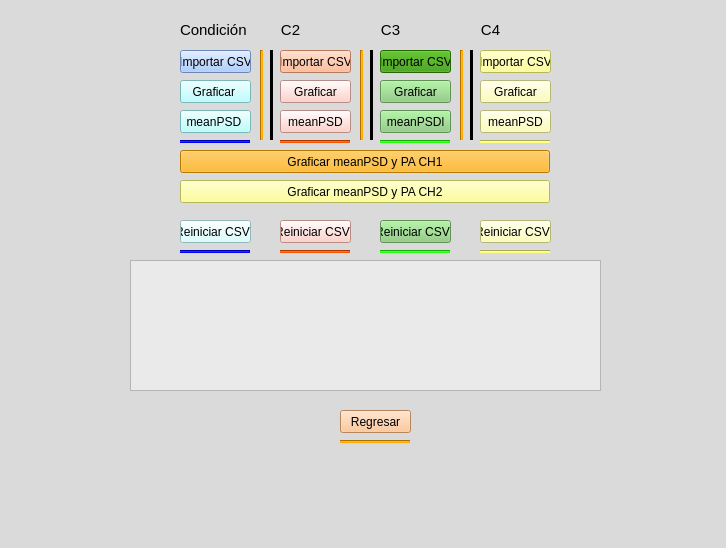
<?xml version="1.0" encoding="UTF-8"?>
<ui version="4.0">
 <class>cuatro</class>
 <widget class="QMainWindow" name="cuatro">
  <property name="geometry">
   <rect>
    <x>0</x>
    <y>0</y>
    <width>726</width>
    <height>548</height>
   </rect>
  </property>
  <property name="windowTitle">
   <string>MainWindow</string>
  </property>
  <property name="styleSheet">
   <string notr="true">background-color: rgb(218, 218, 218);</string>
  </property>
  <widget class="QWidget" name="centralwidget">
   <widget class="Line" name="line_17">
    <property name="geometry">
     <rect>
      <x>470</x>
      <y>50</y>
      <width>3</width>
      <height>90</height>
     </rect>
    </property>
    <property name="styleSheet">
     <string notr="true">background-color: rgb(0, 0, 0);</string>
    </property>
    <property name="orientation">
     <enum>Qt::Vertical</enum>
    </property>
   </widget>
   <widget class="Line" name="line_4">
    <property name="geometry">
     <rect>
      <x>180</x>
      <y>250</y>
      <width>70</width>
      <height>3</height>
     </rect>
    </property>
    <property name="styleSheet">
     <string notr="true">background-color: rgb(0, 0, 255);</string>
    </property>
    <property name="orientation">
     <enum>Qt::Horizontal</enum>
    </property>
   </widget>
   <widget class="QLabel" name="label">
    <property name="geometry">
     <rect>
      <x>180</x>
      <y>20</y>
      <width>71</width>
      <height>20</height>
     </rect>
    </property>
    <property name="text">
     <string>&lt;html&gt;&lt;head/&gt;&lt;body&gt;&lt;p align=&quot;center&quot;&gt;&lt;span style=&quot; font-size:11pt;&quot;&gt;Condición 1&lt;/span&gt;&lt;/p&gt;&lt;/body&gt;&lt;/html&gt;</string>
    </property>
   </widget>
   <widget class="Line" name="line_3">
    <property name="geometry">
     <rect>
      <x>380</x>
      <y>140</y>
      <width>70</width>
      <height>3</height>
     </rect>
    </property>
    <property name="styleSheet">
     <string notr="true">background-color: rgb(36, 255, 12);</string>
    </property>
    <property name="orientation">
     <enum>Qt::Horizontal</enum>
    </property>
   </widget>
   <widget class="QPushButton" name="boton5_3">
    <property name="geometry">
     <rect>
      <x>480</x>
      <y>220</y>
      <width>71</width>
      <height>23</height>
     </rect>
    </property>
    <property name="styleSheet">
     <string notr="true">background-color: rgb(254, 255, 167);</string>
    </property>
    <property name="text">
     <string>Reiniciar CSVs</string>
    </property>
   </widget>
   <widget class="Line" name="line_10">
    <property name="geometry">
     <rect>
      <x>480</x>
      <y>250</y>
      <width>70</width>
      <height>3</height>
     </rect>
    </property>
    <property name="styleSheet">
     <string notr="true">background-color: rgb(255, 255, 127);</string>
    </property>
    <property name="orientation">
     <enum>Qt::Horizontal</enum>
    </property>
   </widget>
   <widget class="QPushButton" name="boton4">
    <property name="geometry">
     <rect>
      <x>380</x>
      <y>50</y>
      <width>71</width>
      <height>23</height>
     </rect>
    </property>
    <property name="styleSheet">
     <string notr="true">background-color: rgb(49, 147, 0);</string>
    </property>
    <property name="text">
     <string>Importar CSV</string>
    </property>
   </widget>
   <widget class="Line" name="line_5">
    <property name="geometry">
     <rect>
      <x>280</x>
      <y>250</y>
      <width>70</width>
      <height>3</height>
     </rect>
    </property>
    <property name="styleSheet">
     <string notr="true">background-color: rgb(255, 85, 0);</string>
    </property>
    <property name="orientation">
     <enum>Qt::Horizontal</enum>
    </property>
   </widget>
   <widget class="Line" name="line_6">
    <property name="geometry">
     <rect>
      <x>380</x>
      <y>250</y>
      <width>70</width>
      <height>3</height>
     </rect>
    </property>
    <property name="styleSheet">
     <string notr="true">background-color: rgb(36, 255, 12);</string>
    </property>
    <property name="orientation">
     <enum>Qt::Horizontal</enum>
    </property>
   </widget>
   <widget class="QPushButton" name="boton1_1">
    <property name="geometry">
     <rect>
      <x>180</x>
      <y>80</y>
      <width>71</width>
      <height>23</height>
     </rect>
    </property>
    <property name="styleSheet">
     <string notr="true">background-color: rgb(170, 255, 255);</string>
    </property>
    <property name="text">
     <string>Graficar </string>
    </property>
   </widget>
   <widget class="Line" name="line">
    <property name="geometry">
     <rect>
      <x>180</x>
      <y>140</y>
      <width>70</width>
      <height>3</height>
     </rect>
    </property>
    <property name="styleSheet">
     <string notr="true">background-color: rgb(0, 0, 255);</string>
    </property>
    <property name="orientation">
     <enum>Qt::Horizontal</enum>
    </property>
   </widget>
   <widget class="QPushButton" name="boton2_1">
    <property name="geometry">
     <rect>
      <x>180</x>
      <y>180</y>
      <width>370</width>
      <height>23</height>
     </rect>
    </property>
    <property name="styleSheet">
     <string notr="true">background-color: rgb(255, 255, 127);</string>
    </property>
    <property name="text">
     <string>Graficar meanPSD y PA CH2</string>
    </property>
   </widget>
   <widget class="QLabel" name="label_2">
    <property name="geometry">
     <rect>
      <x>280</x>
      <y>20</y>
      <width>21</width>
      <height>20</height>
     </rect>
    </property>
    <property name="text">
     <string>&lt;html&gt;&lt;head/&gt;&lt;body&gt;&lt;p align=&quot;center&quot;&gt;&lt;span style=&quot; font-size:11pt;&quot;&gt;C2&lt;/span&gt;&lt;/p&gt;&lt;/body&gt;&lt;/html&gt;</string>
    </property>
   </widget>
   <widget class="QLabel" name="label_8">
    <property name="geometry">
     <rect>
      <x>480</x>
      <y>20</y>
      <width>21</width>
      <height>20</height>
     </rect>
    </property>
    <property name="text">
     <string>&lt;html&gt;&lt;head/&gt;&lt;body&gt;&lt;p align=&quot;center&quot;&gt;&lt;span style=&quot; font-size:11pt;&quot;&gt;C4&lt;/span&gt;&lt;/p&gt;&lt;/body&gt;&lt;/html&gt;</string>
    </property>
   </widget>
   <widget class="QPushButton" name="boton1">
    <property name="geometry">
     <rect>
      <x>180</x>
      <y>50</y>
      <width>71</width>
      <height>23</height>
     </rect>
    </property>
    <property name="styleSheet">
     <string notr="true">background-color: rgb(151, 191, 255);</string>
    </property>
    <property name="text">
     <string>Importar CSV</string>
    </property>
   </widget>
   <widget class="QLabel" name="label_3">
    <property name="geometry">
     <rect>
      <x>380</x>
      <y>20</y>
      <width>21</width>
      <height>20</height>
     </rect>
    </property>
    <property name="text">
     <string>&lt;html&gt;&lt;head/&gt;&lt;body&gt;&lt;p align=&quot;center&quot;&gt;&lt;span style=&quot; font-size:11pt;&quot;&gt;C3&lt;/span&gt;&lt;/p&gt;&lt;/body&gt;&lt;/html&gt;</string>
    </property>
   </widget>
   <widget class="Line" name="line_11">
    <property name="geometry">
     <rect>
      <x>460</x>
      <y>50</y>
      <width>3</width>
      <height>90</height>
     </rect>
    </property>
    <property name="styleSheet">
     <string notr="true">background-color: rgb(255, 170, 0);</string>
    </property>
    <property name="orientation">
     <enum>Qt::Vertical</enum>
    </property>
   </widget>
   <widget class="QPushButton" name="boton4_3">
    <property name="geometry">
     <rect>
      <x>380</x>
      <y>220</y>
      <width>71</width>
      <height>23</height>
     </rect>
    </property>
    <property name="styleSheet">
     <string notr="true">background-color: rgb(133, 203, 120);</string>
    </property>
    <property name="text">
     <string>Reiniciar CSVs</string>
    </property>
   </widget>
   <widget class="QPushButton" name="boton1_3">
    <property name="geometry">
     <rect>
      <x>180</x>
      <y>220</y>
      <width>71</width>
      <height>23</height>
     </rect>
    </property>
    <property name="styleSheet">
     <string notr="true">background-color: rgb(208, 255, 255);</string>
    </property>
    <property name="text">
     <string>Reiniciar CSVs</string>
    </property>
   </widget>
   <widget class="Line" name="line_12">
    <property name="geometry">
     <rect>
      <x>260</x>
      <y>50</y>
      <width>3</width>
      <height>90</height>
     </rect>
    </property>
    <property name="styleSheet">
     <string notr="true">background-color: rgb(255, 170, 0);</string>
    </property>
    <property name="orientation">
     <enum>Qt::Vertical</enum>
    </property>
   </widget>
   <widget class="QPushButton" name="boton5_1">
    <property name="geometry">
     <rect>
      <x>480</x>
      <y>80</y>
      <width>71</width>
      <height>23</height>
     </rect>
    </property>
    <property name="styleSheet">
     <string notr="true">background-color: rgb(254, 255, 167);</string>
    </property>
    <property name="text">
     <string>Graficar</string>
    </property>
   </widget>
   <widget class="QPushButton" name="boton3_3">
    <property name="geometry">
     <rect>
      <x>280</x>
      <y>220</y>
      <width>71</width>
      <height>23</height>
     </rect>
    </property>
    <property name="styleSheet">
     <string notr="true">background-color: rgb(255, 197, 187);</string>
    </property>
    <property name="text">
     <string>Reiniciar CSVs</string>
    </property>
   </widget>
   <widget class="Line" name="line_13">
    <property name="geometry">
     <rect>
      <x>270</x>
      <y>50</y>
      <width>3</width>
      <height>90</height>
     </rect>
    </property>
    <property name="styleSheet">
     <string notr="true">background-color: rgb(0, 0, 0);</string>
    </property>
    <property name="orientation">
     <enum>Qt::Vertical</enum>
    </property>
   </widget>
   <widget class="QPushButton" name="boton3_2">
    <property name="geometry">
     <rect>
      <x>280</x>
      <y>110</y>
      <width>71</width>
      <height>23</height>
     </rect>
    </property>
    <property name="styleSheet">
     <string notr="true">background-color: rgb(255, 197, 187);</string>
    </property>
    <property name="text">
     <string>meanPSD</string>
    </property>
   </widget>
   <widget class="QPushButton" name="boton1_2">
    <property name="geometry">
     <rect>
      <x>180</x>
      <y>110</y>
      <width>71</width>
      <height>23</height>
     </rect>
    </property>
    <property name="styleSheet">
     <string notr="true">background-color: rgb(170, 255, 255);</string>
    </property>
    <property name="text">
     <string>meanPSD </string>
    </property>
   </widget>
   <widget class="Line" name="line_2">
    <property name="geometry">
     <rect>
      <x>280</x>
      <y>140</y>
      <width>70</width>
      <height>3</height>
     </rect>
    </property>
    <property name="styleSheet">
     <string notr="true">background-color: rgb(255, 85, 0);</string>
    </property>
    <property name="orientation">
     <enum>Qt::Horizontal</enum>
    </property>
   </widget>
   <widget class="Line" name="line_15">
    <property name="geometry">
     <rect>
      <x>370</x>
      <y>50</y>
      <width>3</width>
      <height>90</height>
     </rect>
    </property>
    <property name="styleSheet">
     <string notr="true">background-color: rgb(0, 0, 0);</string>
    </property>
    <property name="orientation">
     <enum>Qt::Vertical</enum>
    </property>
   </widget>
   <widget class="QPushButton" name="boton4_1">
    <property name="geometry">
     <rect>
      <x>380</x>
      <y>80</y>
      <width>71</width>
      <height>23</height>
     </rect>
    </property>
    <property name="styleSheet">
     <string notr="true">background-color: rgb(133, 203, 120);</string>
    </property>
    <property name="text">
     <string>Graficar</string>
    </property>
   </widget>
   <widget class="QPushButton" name="boton3">
    <property name="geometry">
     <rect>
      <x>280</x>
      <y>50</y>
      <width>71</width>
      <height>23</height>
     </rect>
    </property>
    <property name="styleSheet">
     <string notr="true">background-color: rgb(255, 170, 127);</string>
    </property>
    <property name="text">
     <string>Importar CSV</string>
    </property>
   </widget>
   <widget class="QPushButton" name="boton5">
    <property name="geometry">
     <rect>
      <x>480</x>
      <y>50</y>
      <width>71</width>
      <height>23</height>
     </rect>
    </property>
    <property name="styleSheet">
     <string notr="true">background-color: rgb(49, 147, 0);
background-color: rgb(255, 255, 127);</string>
    </property>
    <property name="text">
     <string>Importar CSV</string>
    </property>
   </widget>
   <widget class="QTextEdit" name="resultado">
    <property name="geometry">
     <rect>
      <x>130</x>
      <y>260</y>
      <width>471</width>
      <height>131</height>
     </rect>
    </property>
    <property name="styleSheet">
     <string notr="true">background-color: rgb(234, 234, 234);</string>
    </property>
   </widget>
   <widget class="Line" name="line_7">
    <property name="geometry">
     <rect>
      <x>480</x>
      <y>140</y>
      <width>70</width>
      <height>3</height>
     </rect>
    </property>
    <property name="styleSheet">
     <string notr="true">background-color: rgb(255, 255, 127);</string>
    </property>
    <property name="orientation">
     <enum>Qt::Horizontal</enum>
    </property>
   </widget>
   <widget class="Line" name="line_8">
    <property name="geometry">
     <rect>
      <x>360</x>
      <y>50</y>
      <width>3</width>
      <height>90</height>
     </rect>
    </property>
    <property name="styleSheet">
     <string notr="true">background-color: rgb(255, 170, 0);</string>
    </property>
    <property name="orientation">
     <enum>Qt::Vertical</enum>
    </property>
   </widget>
   <widget class="QPushButton" name="boton4_2">
    <property name="geometry">
     <rect>
      <x>380</x>
      <y>110</y>
      <width>71</width>
      <height>23</height>
     </rect>
    </property>
    <property name="styleSheet">
     <string notr="true">background-color: rgb(133, 203, 120);</string>
    </property>
    <property name="text">
     <string>meanPSDl</string>
    </property>
   </widget>
   <widget class="QPushButton" name="boton2">
    <property name="geometry">
     <rect>
      <x>180</x>
      <y>150</y>
      <width>370</width>
      <height>23</height>
     </rect>
    </property>
    <property name="styleSheet">
     <string notr="true">background-color: rgb(255, 170, 0);</string>
    </property>
    <property name="text">
     <string>Graficar meanPSD y PA CH1</string>
    </property>
   </widget>
   <widget class="QPushButton" name="boton5_2">
    <property name="geometry">
     <rect>
      <x>480</x>
      <y>110</y>
      <width>71</width>
      <height>23</height>
     </rect>
    </property>
    <property name="styleSheet">
     <string notr="true">background-color: rgb(254, 255, 167);</string>
    </property>
    <property name="text">
     <string>meanPSD</string>
    </property>
   </widget>
   <widget class="QPushButton" name="boton3_1">
    <property name="geometry">
     <rect>
      <x>280</x>
      <y>80</y>
      <width>71</width>
      <height>23</height>
     </rect>
    </property>
    <property name="styleSheet">
     <string notr="true">background-color: rgb(255, 197, 187);</string>
    </property>
    <property name="text">
     <string>Graficar</string>
    </property>
   </widget>
   <widget class="Line" name="line_19">
    <property name="geometry">
     <rect>
      <x>340</x>
      <y>440</y>
      <width>70</width>
      <height>3</height>
     </rect>
    </property>
    <property name="styleSheet">
     <string notr="true">background-color: rgb(255, 170, 0);</string>
    </property>
    <property name="orientation">
     <enum>Qt::Horizontal</enum>
    </property>
   </widget>
   <widget class="QPushButton" name="boton6_4">
    <property name="geometry">
     <rect>
      <x>340</x>
      <y>410</y>
      <width>71</width>
      <height>23</height>
     </rect>
    </property>
    <property name="styleSheet">
     <string notr="true">background-color: rgb(255, 186, 129);</string>
    </property>
    <property name="text">
     <string>Regresar</string>
    </property>
   </widget>
  </widget>
  <widget class="QMenuBar" name="menubar">
   <property name="geometry">
    <rect>
     <x>0</x>
     <y>0</y>
     <width>726</width>
     <height>21</height>
    </rect>
   </property>
  </widget>
  <widget class="QStatusBar" name="statusbar"/>
 </widget>
 <resources/>
 <connections/>
</ui>
